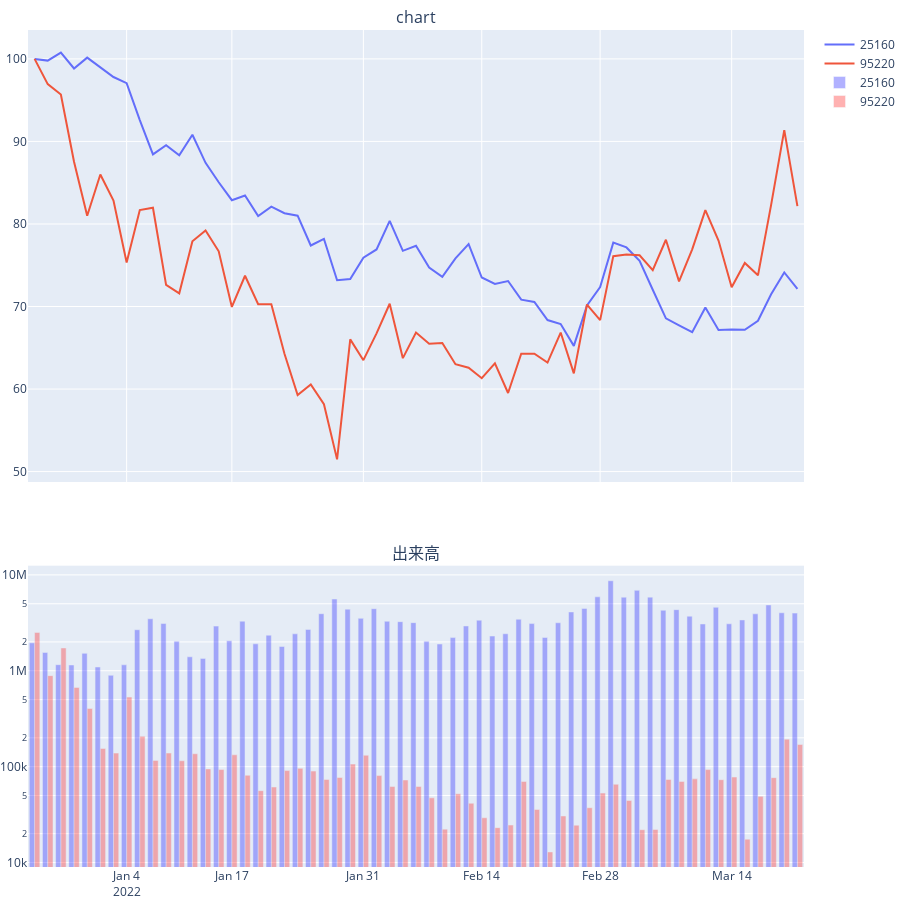

The code cell stored with this chart in its notebook:
### Code cell
pairchart(df1,df2,start,end,indexing=True,corr=False,corr_span=5,add_volume=True,add_volume_log=True)
